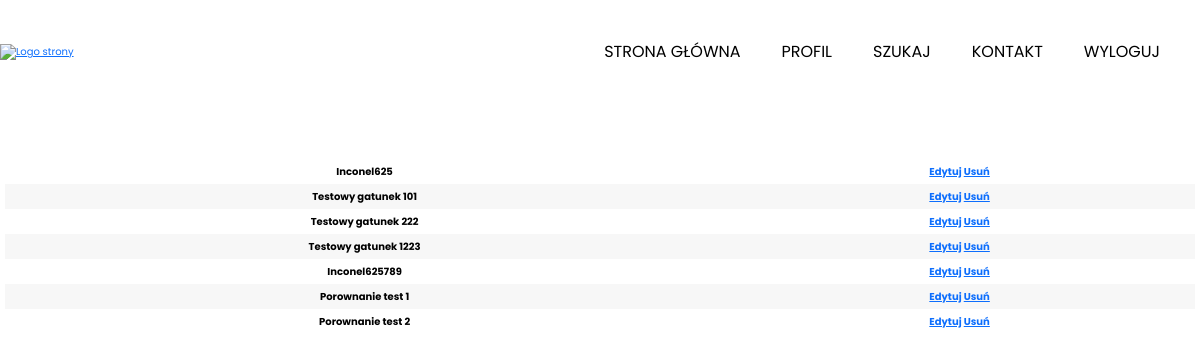
The page /profil/twoje_wpisy/ (signed in) on the database as committed earlier.
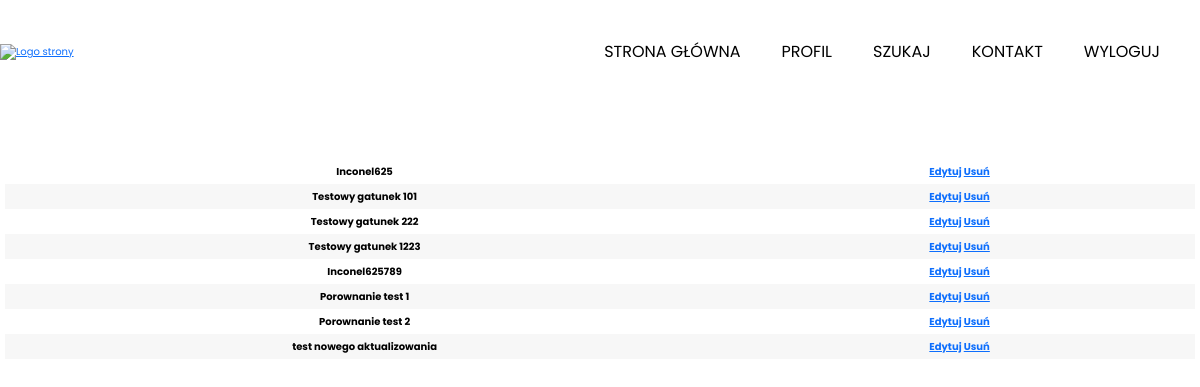
The same page on the database as committed later.
### uzytkownik/models.py (models this page shows, shortened)
class GatunekUzytkownika(models.Model):
    kategoria = models.ForeignKey(
        Kategorie, related_name='gatunki_uzytkownika', on_delete=models.CASCADE, null=True, blank=True)
    nazwa = models.CharField(max_length=255)
    gestosc = models.FloatField()
    Aluminum = models.CharField(max_length=20, null=True, blank=True)
    Boron = models.CharField(max_length=20, null=True, blank=True)
    Carbon = models.CharField(max_length=20, null=True, blank=True)
    Chromium = models.CharField(max_length=20, null=True, blank=True)
    Copper = models.CharField(max_length=20, null=True, blank=True)
    Cobalt = models.CharField(max_length=20, null=True, blank=True)
    Iron = models.CharField(max_length=20, null=True, blank=True)
    Manganese = models.CharField(max_length=20, null=True, blank=True)
    Nickel = models.CharField(max_length=20, null=True, blank=True)
    Phosphorus = models.CharField(max_length=20, null=True, blank=True)
    Silicon = models.CharField(max_length=20, null=True, blank=True)
    Vanadium = models.CharField(max_length=20, null=True, blank=True)
    Tungsten = models.CharField(max_length=20, null=True, blank=True)
    Molybdenum = models.CharField(max_length=20, null=True, blank=True)
    Niobium = models.CharField(max_length=20, null=True, blank=True)
    Titanium = models.CharField(max_length=20, null=True, blank=True)
    Sulfur = models.CharField(max_length=20, null=True, blank=True)
    Zirconium = models.CharField(max_length=20, null=True, blank=True)
    informacje_dodatkowe = models.TextField(
        max_length=500, null=True, blank=True)
    TensileStrengthUltimate = models.FloatField(null=True, blank=True)
    TensileStrengthYield = models.FloatField(null=True, blank=True)
    ElongationAtBreak = models.FloatField(null=True, blank=True)
    ModulusOfElasticity = models.FloatField(null=True, blank=True)
    ReductionOfArea = models.FloatField(null=True, blank=True)
    HardnessRockwellB = models.FloatField(null=True, blank=True)
    HardnessBrinell = models.FloatField(null=True, blank=True)
    HardnessKnoop = models.FloatField(null=True, blank=True)
    stworzony_przez = models.ForeignKey(
        User, related_name="stworzone_gatunki_uzytkownika", on_delete=models.CASCADE)
    slug = models.SlugField(default="", null=False,
                            db_index=True, unique=True)
    class Meta:
        verbose_name_plural = "Gatunek Użytkownika"

### uzytkownik/views.py (the view)
# urls.py: path("twoje_wpisy/", PanelUzytkownikaView.as_view(), name="twoje_wpisy"),
class PanelUzytkownikaView(generic.ListView):
    model = GatunekUzytkownika
    template_name = "uzytkownik/twoje_wpisy.html"
    def get_queryset(self):
        return super().get_queryset().filter(stworzony_przez=self.request.user)

### uzytkownik/templates/uzytkownik/twoje_wpisy.html (shortened to what this page needs)
{% extends "base.html" %}
{% block content %}
    <div class="tabela">
        {% for rekord in object_list %}
        <div class="kafelek">
            <div class="komorka-lewa-wyszukiwanie">
                <a href="{% url "uzytkownik:gatunek-uzytkownika-detail" rekord.slug %}">{{ rekord.nazwa }}</a>
            </div>
            <div class="komorka-prawa">
                <a href="{% url "uzytkownik:edytuj" rekord.slug %}">Edytuj</a>
                <a href="{% url "uzytkownik:usun" rekord.slug %}">Usuń</a>
            </div>
        </div>
        {% endfor %}
    </div>
{% endblock  %}

Rows that differ between the two databases and show on the page:
added GatunekUzytkownika: nazwa "test nowego aktualizowania"
